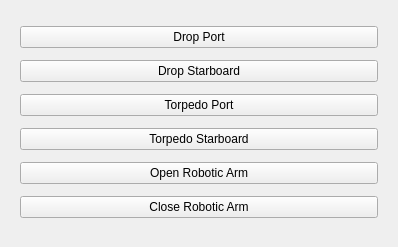
<?xml version="1.0" encoding="UTF-8"?>
<ui version="4.0">
 <class>mainWidget</class>
 <widget class="QWidget" name="mainWidget">
  <property name="geometry">
   <rect>
    <x>0</x>
    <y>0</y>
    <width>398</width>
    <height>247</height>
   </rect>
  </property>
  <property name="minimumSize">
   <size>
    <width>398</width>
    <height>208</height>
   </size>
  </property>
  <property name="acceptDrops">
   <bool>true</bool>
  </property>
  <property name="windowTitle">
   <string>Actuator</string>
  </property>
  <property name="autoFillBackground">
   <bool>false</bool>
  </property>
  <layout class="QVBoxLayout" name="verticalLayout">
   <item>
    <widget class="QWidget" name="widget" native="true">
     <property name="sizePolicy">
      <sizepolicy hsizetype="Preferred" vsizetype="Preferred">
       <horstretch>0</horstretch>
       <verstretch>1</verstretch>
      </sizepolicy>
     </property>
     <layout class="QVBoxLayout" name="verticalLayout_2">
      <item>
       <widget class="QPushButton" name="drop_port">
        <property name="text">
         <string>Drop Port</string>
        </property>
       </widget>
      </item>
      <item>
       <widget class="QPushButton" name="drop_starboard">
        <property name="text">
         <string>Drop Starboard</string>
        </property>
       </widget>
      </item>
      <item>
       <widget class="QPushButton" name="torpedo_port">
        <property name="text">
         <string>Torpedo Port</string>
        </property>
       </widget>
      </item>
      <item>
       <widget class="QPushButton" name="torpedo_starboard">
        <property name="text">
         <string>Torpedo Starboard</string>
        </property>
       </widget>
      </item>
      <item>
       <widget class="QPushButton" name="open_arm">
        <property name="text">
         <string>Open Robotic Arm</string>
        </property>
       </widget>
      </item>
      <item>
       <widget class="QPushButton" name="close_arm">
        <property name="text">
         <string>Close Robotic Arm</string>
        </property>
       </widget>
      </item>
     </layout>
    </widget>
   </item>
  </layout>
 </widget>
 <resources/>
 <connections/>
</ui>
